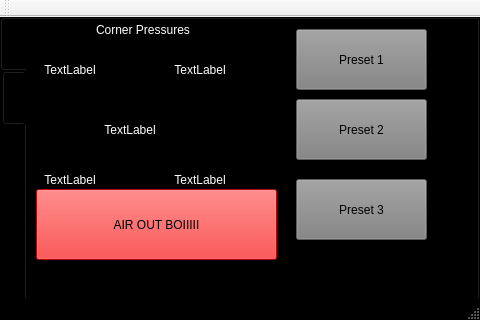
<?xml version="1.0" encoding="UTF-8"?>
<ui version="4.0">
 <class>MainWindow</class>
 <widget class="QMainWindow" name="MainWindow">
  <property name="geometry">
   <rect>
    <x>0</x>
    <y>0</y>
    <width>480</width>
    <height>320</height>
   </rect>
  </property>
  <property name="windowTitle">
   <string>MainWindow</string>
  </property>
  <property name="styleSheet">
   <string notr="true">QMainWindow{
background-color:black;
}</string>
  </property>
  <widget class="QWidget" name="centralWidget">
   <widget class="QTabWidget" name="tabWidget">
    <property name="geometry">
     <rect>
      <x>0</x>
      <y>0</y>
      <width>480</width>
      <height>320</height>
     </rect>
    </property>
    <property name="styleSheet">
     <string notr="true">QWidget{
background-color:black;
}</string>
    </property>
    <property name="tabPosition">
     <enum>QTabWidget::West</enum>
    </property>
    <property name="currentIndex">
     <number>0</number>
    </property>
    <widget class="QWidget" name="tab">
     <attribute name="title">
      <string>Tab 1</string>
     </attribute>
     <widget class="QLabel" name="label">
      <property name="geometry">
       <rect>
        <x>70</x>
        <y>0</y>
        <width>131</width>
        <height>21</height>
       </rect>
      </property>
      <property name="styleSheet">
       <string notr="true">QLabel{
color:white;
}</string>
      </property>
      <property name="text">
       <string>Corner Pressures</string>
      </property>
     </widget>
     <widget class="QLabel" name="front_left">
      <property name="geometry">
       <rect>
        <x>10</x>
        <y>40</y>
        <width>68</width>
        <height>21</height>
       </rect>
      </property>
      <property name="styleSheet">
       <string notr="true">QLabel{
color:white;
}</string>
      </property>
      <property name="text">
       <string>TextLabel</string>
      </property>
      <property name="alignment">
       <set>Qt::AlignCenter</set>
      </property>
     </widget>
     <widget class="QLabel" name="back_left">
      <property name="geometry">
       <rect>
        <x>10</x>
        <y>150</y>
        <width>68</width>
        <height>21</height>
       </rect>
      </property>
      <property name="styleSheet">
       <string notr="true">QLabel{
color:white;
}</string>
      </property>
      <property name="text">
       <string>TextLabel</string>
      </property>
      <property name="alignment">
       <set>Qt::AlignCenter</set>
      </property>
     </widget>
     <widget class="QLabel" name="front_right">
      <property name="geometry">
       <rect>
        <x>140</x>
        <y>40</y>
        <width>68</width>
        <height>21</height>
       </rect>
      </property>
      <property name="styleSheet">
       <string notr="true">QLabel{
color:white;
}</string>
      </property>
      <property name="text">
       <string>TextLabel</string>
      </property>
      <property name="alignment">
       <set>Qt::AlignCenter</set>
      </property>
     </widget>
     <widget class="QLabel" name="back_right">
      <property name="geometry">
       <rect>
        <x>140</x>
        <y>150</y>
        <width>68</width>
        <height>21</height>
       </rect>
      </property>
      <property name="styleSheet">
       <string notr="true">QLabel{
color:white;
}</string>
      </property>
      <property name="text">
       <string>TextLabel</string>
      </property>
      <property name="alignment">
       <set>Qt::AlignCenter</set>
      </property>
     </widget>
     <widget class="QLabel" name="tank">
      <property name="geometry">
       <rect>
        <x>70</x>
        <y>100</y>
        <width>68</width>
        <height>21</height>
       </rect>
      </property>
      <property name="styleSheet">
       <string notr="true">QLabel{
color:white;
}</string>
      </property>
      <property name="text">
       <string>TextLabel</string>
      </property>
      <property name="alignment">
       <set>Qt::AlignCenter</set>
      </property>
     </widget>
     <widget class="QPushButton" name="preset1">
      <property name="geometry">
       <rect>
        <x>270</x>
        <y>10</y>
        <width>131</width>
        <height>61</height>
       </rect>
      </property>
      <property name="styleSheet">
       <string notr="true">QPushButton{
background-color: grey;
}
</string>
      </property>
      <property name="text">
       <string>Preset 1</string>
      </property>
     </widget>
     <widget class="QPushButton" name="preset2">
      <property name="geometry">
       <rect>
        <x>270</x>
        <y>80</y>
        <width>131</width>
        <height>61</height>
       </rect>
      </property>
      <property name="styleSheet">
       <string notr="true">QPushButton{
background-color: grey;
}
</string>
      </property>
      <property name="text">
       <string>Preset 2</string>
      </property>
     </widget>
     <widget class="QPushButton" name="preset3">
      <property name="geometry">
       <rect>
        <x>270</x>
        <y>160</y>
        <width>131</width>
        <height>61</height>
       </rect>
      </property>
      <property name="styleSheet">
       <string notr="true">QPushButton{
background-color: grey;
}</string>
      </property>
      <property name="text">
       <string>Preset 3</string>
      </property>
     </widget>
     <widget class="QPushButton" name="AirOut">
      <property name="geometry">
       <rect>
        <x>10</x>
        <y>170</y>
        <width>241</width>
        <height>71</height>
       </rect>
      </property>
      <property name="styleSheet">
       <string notr="true">QPushButton{
background-color: red;
}</string>
      </property>
      <property name="text">
       <string>AIR OUT BOIIIII</string>
      </property>
     </widget>
    </widget>
    <widget class="QWidget" name="tab_2">
     <attribute name="title">
      <string>Tab 2</string>
     </attribute>
     <widget class="QLabel" name="label_2">
      <property name="geometry">
       <rect>
        <x>10</x>
        <y>0</y>
        <width>131</width>
        <height>21</height>
       </rect>
      </property>
      <property name="styleSheet">
       <string notr="true">QLabel{
color:white;
}</string>
      </property>
      <property name="text">
       <string>Preset 1</string>
      </property>
     </widget>
     <widget class="QLabel" name="label_3">
      <property name="geometry">
       <rect>
        <x>20</x>
        <y>90</y>
        <width>131</width>
        <height>21</height>
       </rect>
      </property>
      <property name="styleSheet">
       <string notr="true">QLabel{
color:white;
}</string>
      </property>
      <property name="text">
       <string>Preset 2</string>
      </property>
     </widget>
     <widget class="QLabel" name="label_4">
      <property name="geometry">
       <rect>
        <x>20</x>
        <y>170</y>
        <width>131</width>
        <height>21</height>
       </rect>
      </property>
      <property name="styleSheet">
       <string notr="true">QLabel{
color:white;
}</string>
      </property>
      <property name="text">
       <string>Preset 3</string>
      </property>
     </widget>
     <widget class="QSlider" name="Preset1Mod">
      <property name="geometry">
       <rect>
        <x>40</x>
        <y>30</y>
        <width>371</width>
        <height>26</height>
       </rect>
      </property>
      <property name="orientation">
       <enum>Qt::Horizontal</enum>
      </property>
     </widget>
     <widget class="QSlider" name="Preset2Mod">
      <property name="geometry">
       <rect>
        <x>40</x>
        <y>110</y>
        <width>371</width>
        <height>26</height>
       </rect>
      </property>
      <property name="orientation">
       <enum>Qt::Horizontal</enum>
      </property>
     </widget>
     <widget class="QSlider" name="PresetMod3">
      <property name="geometry">
       <rect>
        <x>40</x>
        <y>200</y>
        <width>371</width>
        <height>26</height>
       </rect>
      </property>
      <property name="orientation">
       <enum>Qt::Horizontal</enum>
      </property>
     </widget>
     <widget class="QSlider" name="Preset1Mod_2">
      <property name="geometry">
       <rect>
        <x>40</x>
        <y>60</y>
        <width>371</width>
        <height>26</height>
       </rect>
      </property>
      <property name="orientation">
       <enum>Qt::Horizontal</enum>
      </property>
     </widget>
     <widget class="QSlider" name="Preset2Mod_2">
      <property name="geometry">
       <rect>
        <x>40</x>
        <y>140</y>
        <width>371</width>
        <height>26</height>
       </rect>
      </property>
      <property name="orientation">
       <enum>Qt::Horizontal</enum>
      </property>
     </widget>
     <widget class="QSlider" name="PresetMod3_2">
      <property name="geometry">
       <rect>
        <x>40</x>
        <y>230</y>
        <width>371</width>
        <height>26</height>
       </rect>
      </property>
      <property name="orientation">
       <enum>Qt::Horizontal</enum>
      </property>
     </widget>
    </widget>
   </widget>
  </widget>
  <widget class="QMenuBar" name="menuBar">
   <property name="geometry">
    <rect>
     <x>0</x>
     <y>0</y>
     <width>480</width>
     <height>27</height>
    </rect>
   </property>
  </widget>
  <widget class="QToolBar" name="mainToolBar">
   <attribute name="toolBarArea">
    <enum>TopToolBarArea</enum>
   </attribute>
   <attribute name="toolBarBreak">
    <bool>false</bool>
   </attribute>
  </widget>
  <widget class="QStatusBar" name="statusBar"/>
 </widget>
 <layoutdefault spacing="6" margin="11"/>
 <resources/>
 <connections/>
</ui>
